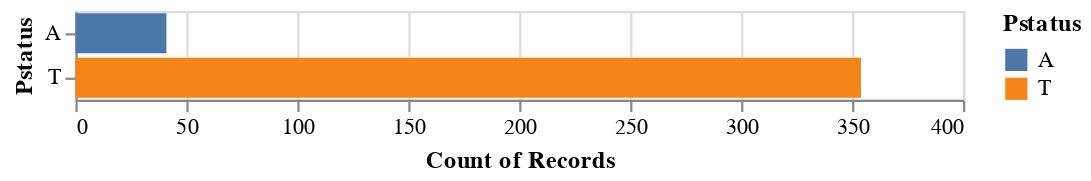

Source (notebook cell):
### Code cell
bars2 = alt.Chart(math).mark_bar().encode(
    y='Pstatus:N', 
    color='Pstatus:N',
    x='count(Pstatus):Q'
)

bars2

#see which family is more likely

### Figure 1 — Vega-Lite specification as saved in the notebook (floating-point values rounded to 4 significant figures; data arrays with more than 128 entries replaced by an {"elided": "..."} marker saying what was removed)
{"config": {"view": {"continuousWidth": 400, "continuousHeight": 300}}, "data": {"name": "data-e915ea558f4356374e17cc933ebec282"}, "mark": "bar", "encoding": {"color": {"type": "nominal", "field": "Pstatus"}, "x": {"type": "quantitative", "aggregate": "count", "field": "Pstatus"}, "y": {"type": "nominal", "field": "Pstatus"}}, "$schema": "https://vega.github.io/schema/vega-lite/v4.8.1.json", "datasets": {"data-e915ea558f4356374e17cc933ebec282": {"elided": "395 records"}}}
